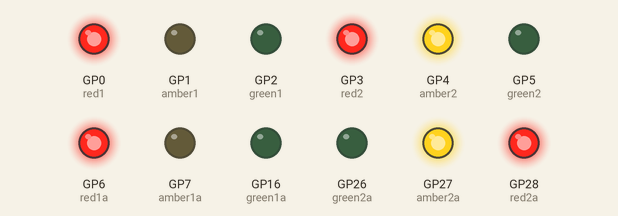
This program was run on a simulated Raspberry Pi Pico running MicroPython. Shown: output pins drawn as LEDs (lit = HIGH).

Above: at 1.0 s.
At 6.5 s:
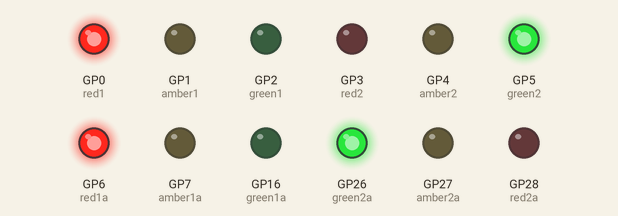
At 12.0 s:
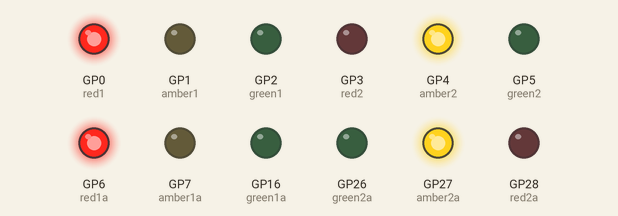
At 14.0 s:
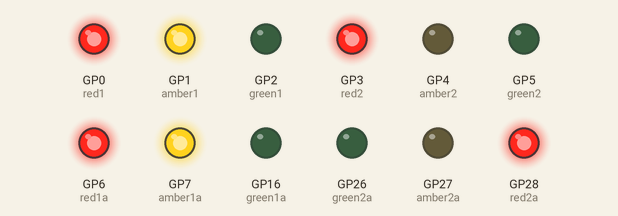
At 22.5 s:
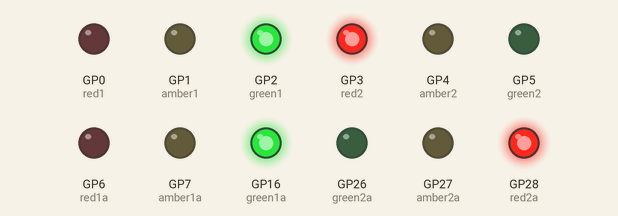
At 31.0 s:
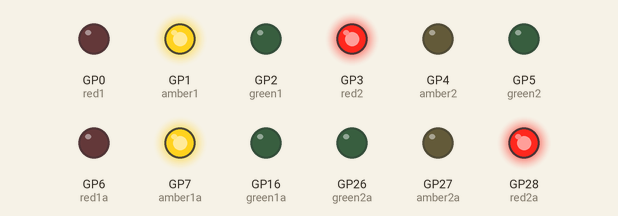
Timing chart, 0 to 41.6 s (numbered marks = the images above):
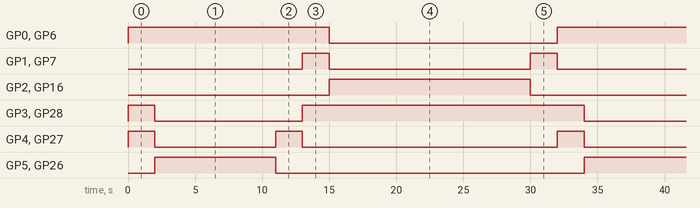

The program:

4_way_lights.py
```python
# This code is for a 4 way direction uk traffic light for demonstration purposes written by John Holmes
# Date 31/5/22
# ---
# The code is written in MicroPpython
# And uses 2 libraries Machine, and utime
# machine gives us access to the GP input and output pins on the Pi Pico
# utime gives us access to the sleep function
# ---
# Connections used for the demonstration are
# BANK 1
# RED GP0, AMBER GP1, GREEN GP2
#
# BANK 2
# RED GP3, AMBER GP4, GREEN GP5
#
# BANK 1A
# RED GP6, AMBER GP7, GREEN GP16
#
# BANK 2A
# RED GP28, AMBER GP27, GREEN GP26
# ---
# Hardware:
# 1. Cytron Maker Pi RP2040 (www.cytron.io/p-MAKER-PI-RP2040)
# - Any RP2040 boards should work too.
# ---

# Import the 2 library's
from machine import Pin
import utime

# Give meaning full variable names to the pins and set then up as outputs in this case
red1 = Pin(0,Pin.OUT)
amber1 = Pin(1,Pin.OUT)
green1 = Pin(2,Pin.OUT)

red2 = Pin(3,Pin.OUT)
amber2 = Pin(4,Pin.OUT)
green2 = Pin(5,Pin.OUT)

red1a = Pin(6,Pin.OUT)
amber1a = Pin(7,Pin.OUT)
green1a = Pin(16,Pin.OUT)

red2a =Pin(28,Pin.OUT)
amber2a = Pin(27,Pin.OUT)
green2a = Pin(26,Pin.OUT)


# Next i setup 6 functions to be used in the while loop of the program.
# When the function gets call it will run through 1 line at a time.
# Once the final line of code gets completed it will return back to the next line in the while loop.

def step1():
    red1.high()
    amber1.low()
    red1a.high()
    amber1a.low()
    red2.high()
    amber2.high()
    red2a.high()
    amber2a.high()
    utime.sleep(2)

def step2():
    red1.high()
    red1a.high()
    red2.low()
    amber2.low()
    green2.high()
    red2a.low()
    amber2a.low()
    green2a.high()
    utime.sleep(9)

def step3():
    red1.high()
    red1a.high()
    green2.low()
    amber2.high()
    green2a.low()
    amber2a.high()
    utime.sleep(2)

def step4():
    red1.high()
    amber1.high()
    red1a.high()
    amber1a.high()
    amber2.low()
    red2.high()
    amber2a.low()
    red2a.high()
    utime.sleep(2)

def step5():
    red1.low()
    amber1.low()
    green1.high()
    red1a.low()
    amber1a.low()
    green1a.high()
    red2.high()
    red2a.high()
    utime.sleep(15)

def step6():
    green1.low()
    amber1.high()
    green1a.low()
    amber1a.high()
    red2.high()
    red2a.high()
    utime.sleep(2)

# The while loop will run for ever will the Pi Pico has power.
# As we do not return anything to set it as false.
# You can see each of the functions gets called 1 line at a time.
# Once red_amber() function completes it will return to the top of the list.
while True:

    step1()
    step2()
    step3()
    step4()
    step5()
    step6()
```

Measured:
- by itself, GP0 (red1), GP2 (green1), GP6 (red1a), GP16 (green1a): alternates HIGH for 15.0 s and LOW for 17.0 s
- by itself, GP1 (amber1), GP7 (amber1a): repeats every 32.0 s: LOW 15.0 s, HIGH 2.0 s, LOW 13.0 s, HIGH 2.0 s
- by itself, GP3 (red2), GP28 (red2a): repeats every 32.0 s: LOW 11.0 s, HIGH 21.0 s
- by itself, GP4 (amber2), GP27 (amber2a): repeats every 32.0 s: LOW 9.0 s, HIGH 2.0 s, LOW 19.0 s, HIGH 2.0 s
- by itself, GP5 (green2), GP26 (green2a): alternates HIGH for 9.0 s and LOW for 23.0 s
